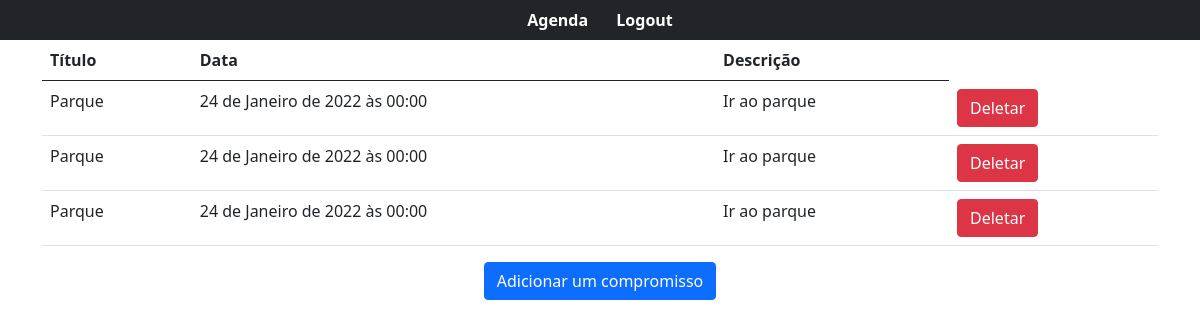
The page /agenda/ (signed in) on the database its author committed.
### agenda/models.py (models this page shows)
class Compromisso(models.Model):
    titulo = models.CharField(max_length=15)
    data = models.DateTimeField()
    descricao = models.TextField()

### agenda/views.py (the view)
# urls.py: path('', listagem, name='listagem'),
def listagem(request):
    if request.user.is_authenticated:
        context = {}
        compromissos = Compromisso.objects.all().order_by('-data')
        context['compromissos'] = compromissos
        return render(request, 'agenda/listagem.html', context)
    else:
        redirect('accounts/login')

### templates/agenda/listagem.html
{% extends 'base.html' %}
{% block content %}
<div class="container">
    <table class="table">
        <thead>
            <tr>
                <th>Título</th>
                <th>Data</th>
                <th>Descrição</th>
            </tr>
        </thead>
        <tbody>
            {% for compromisso in compromissos %}
            <tr>
                <td>
                {{ compromisso.titulo }}
                </td>
                <td>
                    {{ compromisso.data }}
                </td>
                <td>
                    {{ compromisso.descricao }}
                </td>
                <td>
                    <a href="{% url 'delete' compromisso.id %}"><button class="btn btn-danger">Deletar</button></a>
                </td>
            </tr>
            {% endfor %}
        </tbody>
    </table>
    <div style="text-align: center;">
    <a href="{% url 'create' %}"><button class="btn btn-primary">Adicionar um compromisso</button></a>
    </div>
</div>
{% endblock %}

### templates/base.html (shortened to what this page needs)
<!DOCTYPE html>
<html lang="pt-br">
<head>
    <link href="https://cdn.jsdelivr.net/npm/bootstrap@5.0.2/dist/css/bootstrap.min.css" rel="stylesheet">
</head>
<body>
    {% include 'partials/_navbar.html' %}
    {% block content %}
    {% endblock %}
</body>
</html>

### templates/partials/_navbar.html
{% load static %}
{% block content %}
{% if user.is_authenticated %}
    <header>
        <nav class="navbar navbar-dark bg-dark">
            <p style="margin: auto; font-weight: bold;" >
            <a class="container" style="text-decoration: none; color: white;" href="{% url 'listagem' %}">Agenda</a>
            <a class="container" style="text-decoration: none; color: white;"href="{% url 'logout' %}">Logout</a>
            </p>
        </nav>
    </header>
{% else %}
<header>
    <nav class="navbar navbar-dark bg-dark">
        <a style="text-decoration: none; color: white; margin: auto; font-weight: bold;" href="{% url 'login' %}">Login</a>
    </nav>
</header>
{% endif %}
{% endblock %}

### rows shown on the page
Compromisso: titulo "Parque", data "24 de Janeiro de 2022 às 00:00", descricao "Ir ao parque"
Compromisso: titulo "Parque", data "24 de Janeiro de 2022 às 00:00", descricao "Ir ao parque"
Compromisso: titulo "Parque", data "24 de Janeiro de 2022 às 00:00", descricao "Ir ao parque"
